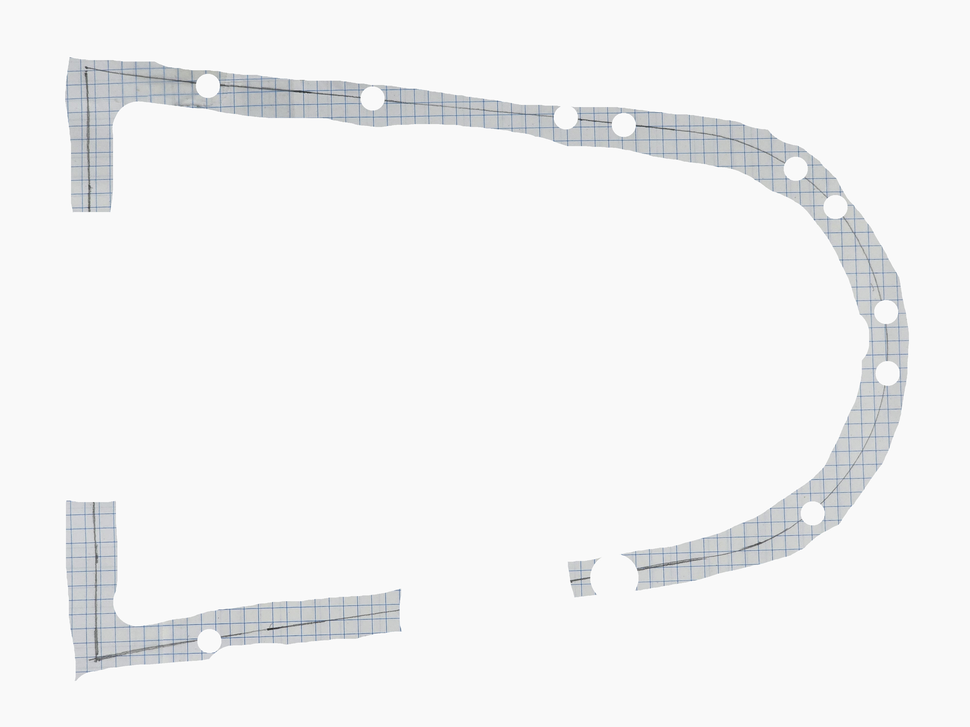
#> input picture Third Analysis/20260917_175649_masked.png, 970 x 727 px, shrunk from 4000 x 3000 before the run
$ python skeleton_intersections.py
#> lines starting #> are read from the running program, lines starting #| are printed output that depends on the picture; after the words box and inside, x2 and y2 are one past the last pixel; in counts of white or black regions, pixels touching at a corner belong together
import csv
import numpy as np
from PIL import Image
import cv2
from skimage.morphology import skeletonize

# Load the masked image
img = np.array(Image.open(r'20260917_175649_masked.png').convert('RGB'))
#> img is the input picture: shape (727, 970, 3); mean R, G, B 242.4, 242.9, 243.4
R, G, B = img[:, :, 0], img[:, :, 1], img[:, :, 2]

# Determine the graph-paper grid line mask once and subtract it from the path.
blue_grid = ((B > G + 15) & (B > R + 15) & (B > 120)).astype(np.uint8)
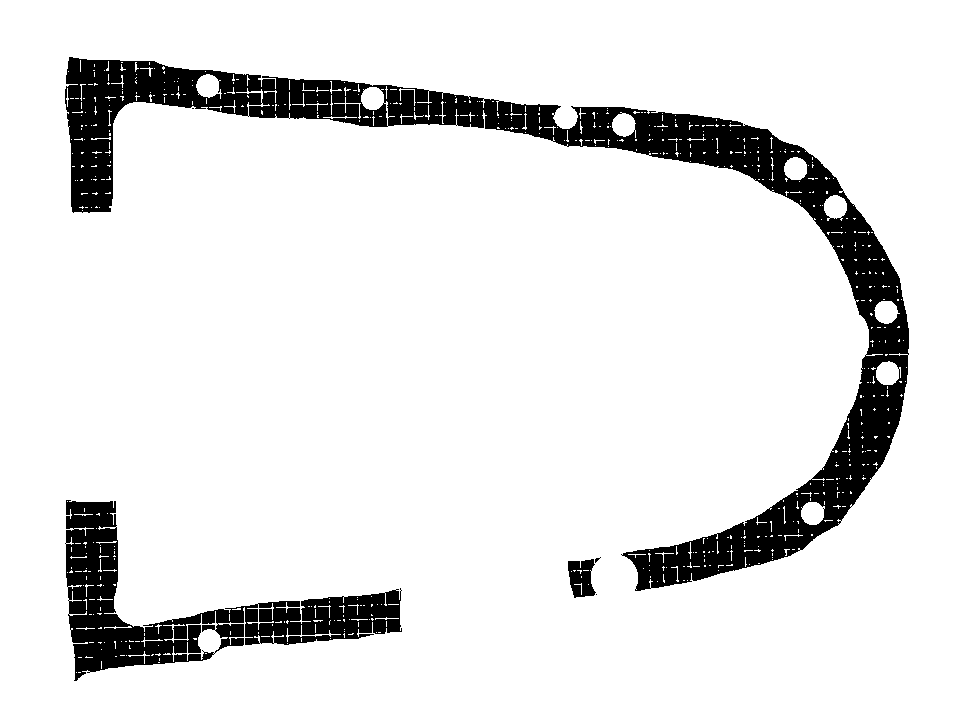
#> blue_grid: shape (727, 970); values 0 (black) and 1 (white), 89.8% white; 6 black regions (3 under 20 px), largest, box (x1, y1, x2, y2) and area: (65, 57, 909, 591) 53250, (65, 500, 402, 681) 17766, (568, 559, 596, 598) 767
blue_grid = cv2.morphologyEx(blue_grid, cv2.MORPH_OPEN, np.ones((3, 3), np.uint8))
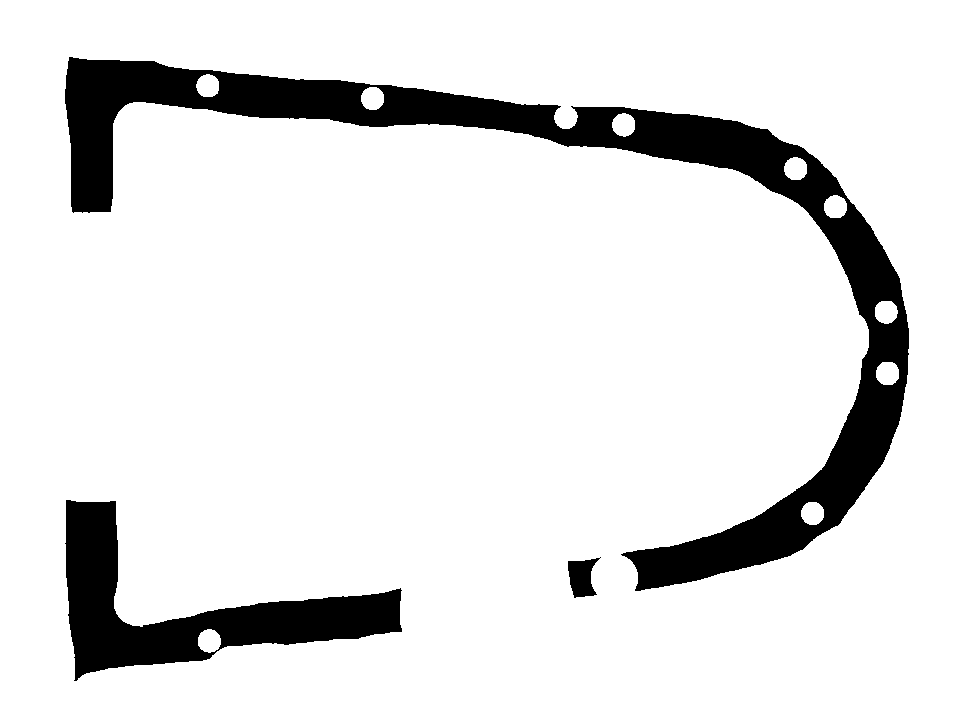
#> blue_grid: shape (727, 970); values 0 (black) and 1 (white), 89% white; 3 black regions, box (x1, y1, x2, y2) and area: (65, 57, 909, 591) 56933, (65, 500, 402, 681) 19718, (568, 557, 601, 598) 840
blue_grid = cv2.morphologyEx(blue_grid, cv2.MORPH_CLOSE, np.ones((3, 3), np.uint8))
#> blue_grid: shape (727, 970); values 0 (black) and 1 (white), 89% white; 3 black regions, box (x1, y1, x2, y2) and area: (65, 57, 909, 591) 56887, (66, 500, 402, 680) 19691, (568, 559, 597, 597) 829

# Path is dark gray line on the paper, but not blue grid.
path = ((R < 220) & (G < 220) & (B < 220)).astype(np.uint8)
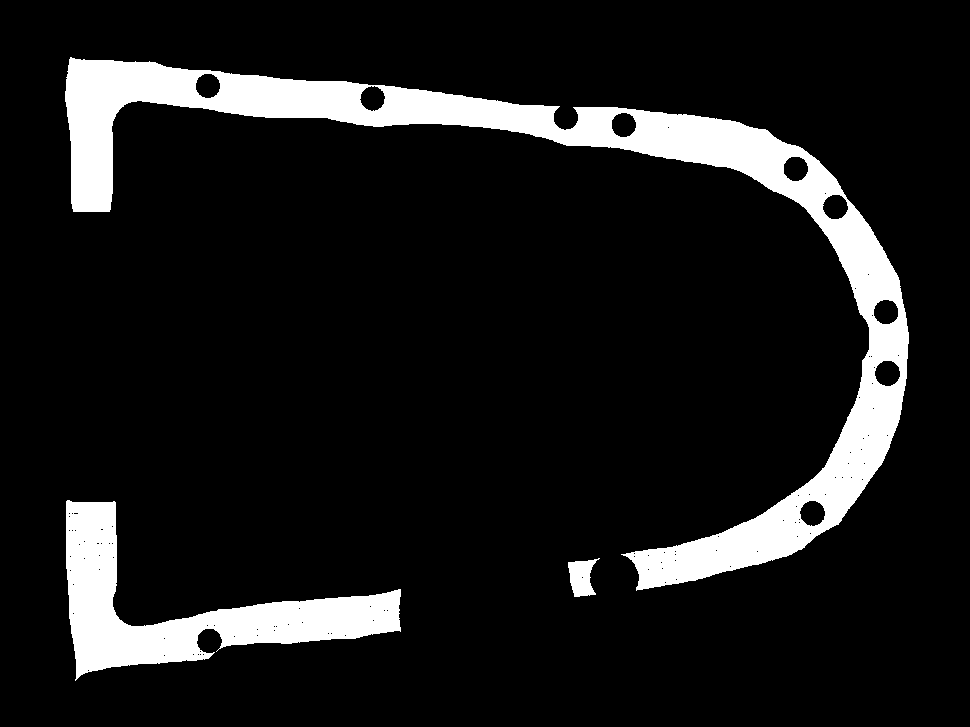
#> path: shape (727, 970); values 0 (black) and 1 (white), 10.7% white; 3 white regions, box (x1, y1, x2, y2) and area: (65, 57, 909, 591) 55320, (66, 500, 401, 681) 19148, (568, 558, 600, 597) 775
path = cv2.bitwise_and(path, cv2.bitwise_not(blue_grid))
#> path: shape (727, 970); values 0 (black) and 1 (white), 10.7% white; 3 white regions, box (x1, y1, x2, y2) and area: (65, 57, 909, 591) 55299, (66, 500, 401, 680) 19138, (568, 559, 597, 597) 771

# Thicken a little to make the path a more continuous stroke if needed.
path = cv2.morphologyEx(path, cv2.MORPH_CLOSE, np.ones((3, 3), np.uint8))
#> path: shape (727, 970); values 0 (black) and 1 (white), 10.7% white; 3 white regions, box (x1, y1, x2, y2) and area: (65, 57, 909, 591) 55370, (66, 500, 401, 680) 19204, (568, 559, 597, 597) 773

# Skeletonize to centerline to get the actual trace and avoid all nearby pixels.
path_bin = path > 0
skeleton = skeletonize(path_bin.astype(bool)).astype(np.uint8)
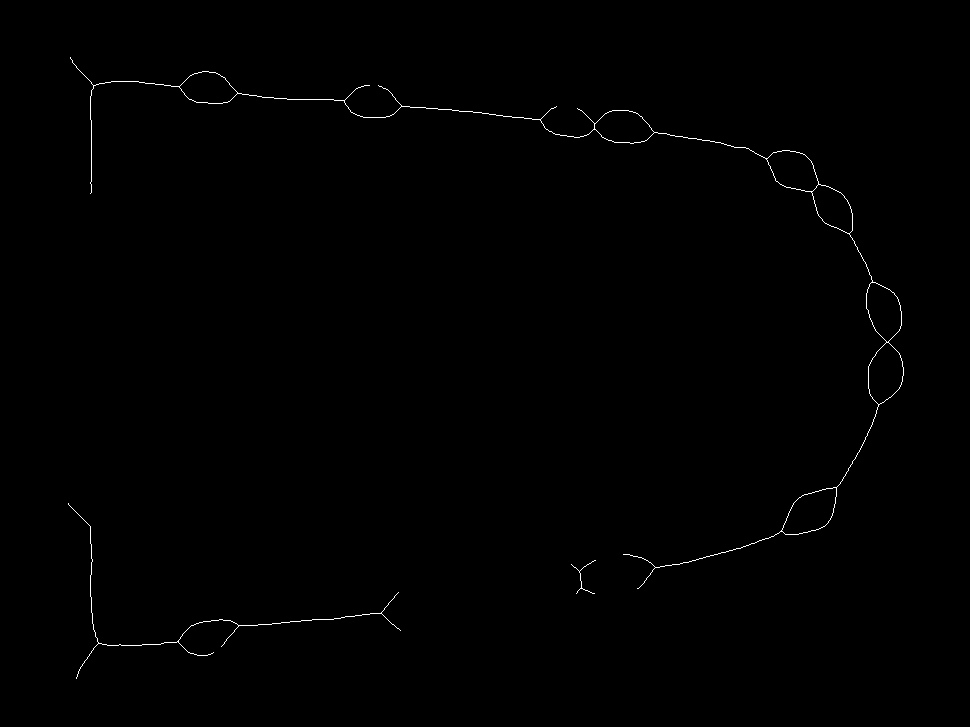
#> skeleton: shape (727, 970); values 0 (black) and 1 (white), 0.37% white in thin lines or dots, all inside (x1, y1, x2, y2) = (68, 57, 904, 679)

# Collect all pixels that lie on the centerline.
ys, xs = np.nonzero(skeleton)
#> ys = 2631 values from 57 to 678; xs = 2631 values, max 903 at index 1517, min 68 at index 1736, mean 510.4
print('skeleton pixels', len(xs))
#| skeleton pixels 2631

# The grid-line coordinates should be on a regular lattice. Estimate them from the strong blue grid mask.
col_sums = blue_grid.sum(axis=0)
#> col_sums = 970 values, max 727 at index 0, min 394 at index 75, mean 647.2
row_sums = blue_grid.sum(axis=1)
#> row_sums = 727 values, max 970 at index 0, min 498 at index 112, mean 863.5
# Use strong local maxima separated by a realistic gap.

def strong_peaks(signal, min_val=35, gap=25):
#> called with signal = array of shape (970,), min_val = 35, gap = 25
    peaks = []
    for i in range(1, len(signal) - 1):
        if signal[i] >= signal[i - 1] and signal[i] >= signal[i + 1] and signal[i] > min_val:
            if not peaks or abs(i - peaks[-1]) > gap:
                peaks.append(i)
#> after the loop, peaks = 36 values from 1 to 944
    return peaks

x_grid = strong_peaks(col_sums, min_val=35, gap=25)
#> x_grid = 36 values from 1 to 944
y_grid = strong_peaks(row_sums, min_val=35, gap=25)
#> y_grid = [1, 27, 53, 104, 134, 171, 203, 229, 255, 281, 308, 334, 360, 387, 415, 441, 467, 496, 527, 558, 588, 648, 678, 704]
print('x grid lines', len(x_grid), 'y grid lines', len(y_grid))
#| x grid lines 36 y grid lines 24
print('sample x', x_grid[:20])
#| sample x [1, 27, 53, 82, 108, 134, 161, 187, 214, 240, 266, 292, 318, 344, 370, 397, 424, 450, 476, 502]
print('sample y', y_grid[:20])
#| sample y [1, 27, 53, 104, 134, 171, 203, 229, 255, 281, 308, 334, 360, 387, 415, 441, 467, 496, 527, 558]

# For every grid line, traverse the skeleton and keep points where the path is present on both sides.
points = set()
for x in x_grid:
    # find x positions in a narrow band around x
    x0 = max(0, x - 1)
    x1 = min(skeleton.shape[1], x + 2)
    band = skeleton[:, x0:x1]
    rows = np.where(band.sum(axis=1) > 0)[0]
    for y in rows:
        left = skeleton[y, max(0, x - 4):x].sum() > 0
        right = skeleton[y, x + 1:min(skeleton.shape[1], x + 5)].sum() > 0
        if left and right:
            points.add((x, int(y)))
#> this loop made 36 passes
#> (x, x0, x1, rows) on passes 4 to 12: (82, 81, 84, [72, 73, 74, 517, 518, 519, 663, 664, 665, 666]), (108, 107, 110, [82, 645]), (134, 133, 136, [81, 645]), (161, 160, 163, [84, 643, 644]), (187, 186, 189, [77, 78, 79, 96, 97, 98, 628, 629, 630, 650, 651, 652]), (214, 213, 216, [72, 103, 620, 652]), (240, 239, 242, [93, 625]), (266, 265, 268, [97, 624]), (292, 291, 294, [99, 621])
#> (x, x0, x1) on passes 2, 3, 32, 35, 36: (27, 26, 29), (53, 52, 55), (833, 832, 835), (918, 917, 920), (944, 943, 946)
#> after the loop, points = 30 items

for y in y_grid:
    y0 = max(0, y - 1)
    y1 = min(skeleton.shape[0], y + 2)
    band = skeleton[y0:y1, :]
    cols = np.where(band.sum(axis=0) > 0)[0]
    for x in cols:
        up = skeleton[max(0, y - 4):y, x].sum() > 0
        down = skeleton[y + 1:min(skeleton.shape[0], y + 5), x].sum() > 0
        if up and down:
            points.add((int(x), y))
#> this loop made 24 passes
#> (y, y0, y1, cols) on passes 6 to 17: (171, 170, 173, [91, 771, 772, 814, 815]), (203, 202, 205, [814, 815, 848, 849]), (229, 228, 231, [837, 838, 839, 840, 841, 842, 852]), (255, 254, 257, [860, 861]), (281, 280, 283, [871, 872, 873, 874, 875]), (308, 307, 310, [866, 867, 900]), (334, 333, 336, [878, 879, 880, 894, 895, 896]), (360, 359, 362, [871, 872, 901, 902]), (387, 386, 389, [868, 899, 900]), (415, 414, 417, [875]), (441, 440, 443, [863, 864]), (467, 466, 469, [848, 849, 850])
#> (y, y0, y1) on passes 2, 3, 4, 5, 20, 24: (27, 26, 29), (53, 52, 55), (104, 103, 106), (134, 133, 136), (558, 557, 560), (704, 703, 706)
#> after the loop, points = 43 items

# Save to CSV for download.
with open(r'20260917_175649_intersections_skeleton.csv', 'w', newline='') as f:
    w = csv.writer(f)
    w.writerow(['x_px', 'y_px'])
    for p in sorted(points):
        w.writerow(p)
#> this loop made 43 passes
#> p on passes 1 to 12: (90, 104), (90, 527), (90, 588), (91, 134), (91, 171), (91, 558), (108, 82), (108, 645), (134, 81), (134, 645), (161, 84), (214, 72)

print('saved points', len(points))
#| saved points 43
print('first points', sorted(points)[:20])
#> (printed output is left out)

# Save an overlay image by drawing these points on the original image.
from PIL import ImageDraw
orig = Image.open(r'20260917_175649.jpg').convert('RGB')
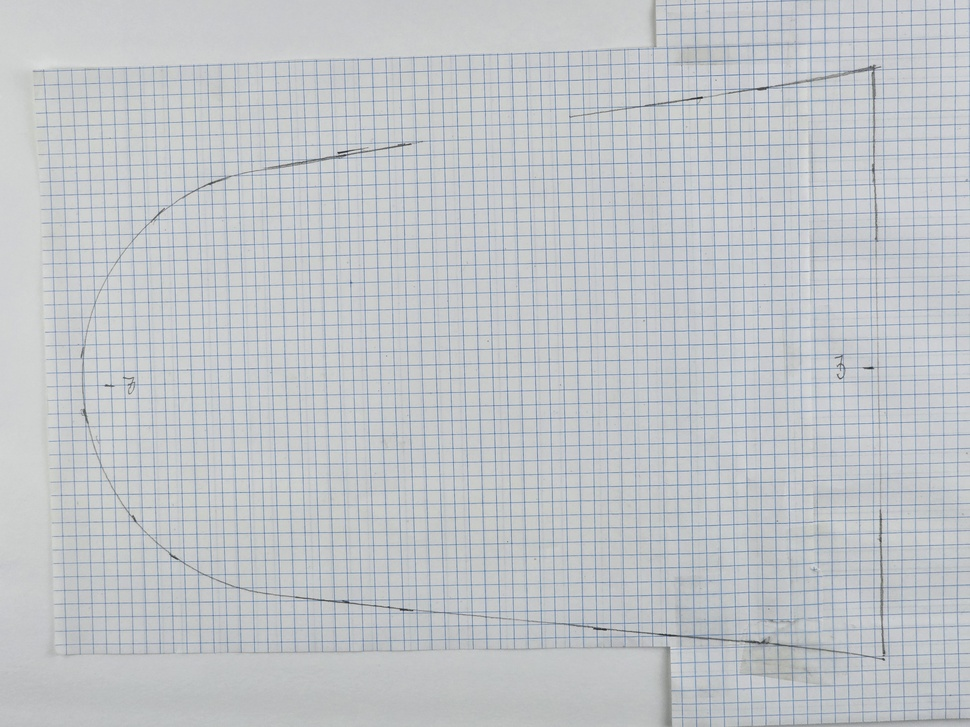
#> input picture Third Analysis/20260917_175649.jpg, 970 x 727 px, shrunk from 4000 x 3000 before the run
#> orig is the input picture: PIL image 970x727 RGB; mean R, G, B 191.3, 195.5, 199.6
img2 = orig.copy()
d = ImageDraw.Draw(img2)
for x, y in sorted(points):
    d.ellipse((x - 3, y - 3, x + 3, y + 3), fill=(255, 0, 0), outline=(255, 0, 0))
#> this loop made 43 passes
img2.save(r'20260917_175649_intersections_overlay_skeleton.jpg')
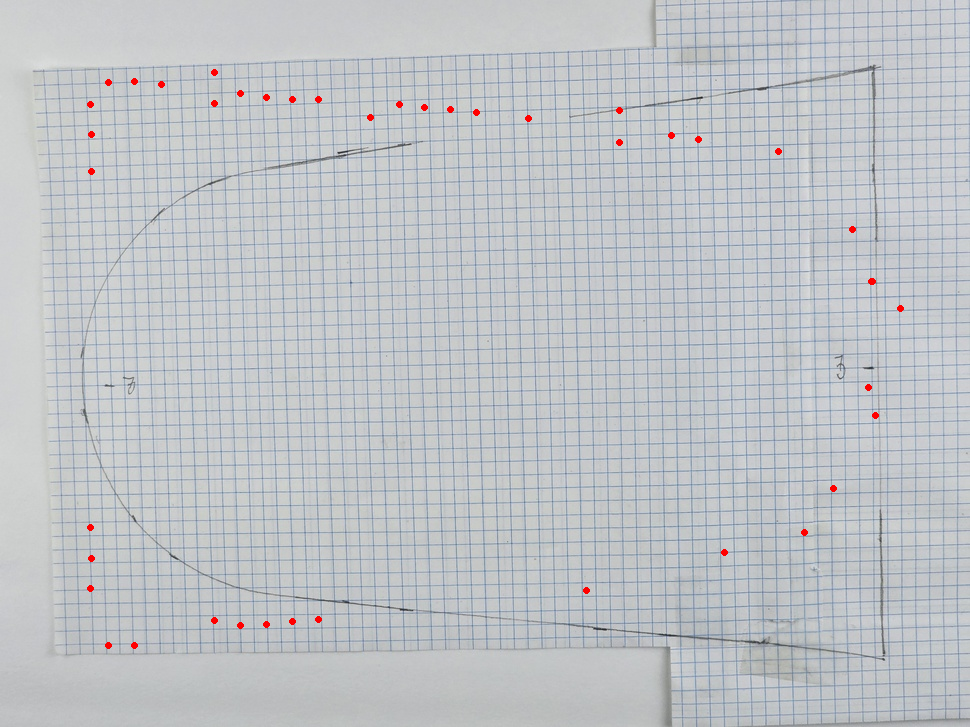
#> saved as 20260917_175649_intersections_overlay_skeleton.jpg: PIL image 970x727 RGB; mean R, G, B 191.4, 195, 199.1
print('saved overlay', r'20260917_175649_intersections_overlay_skeleton.jpg')
